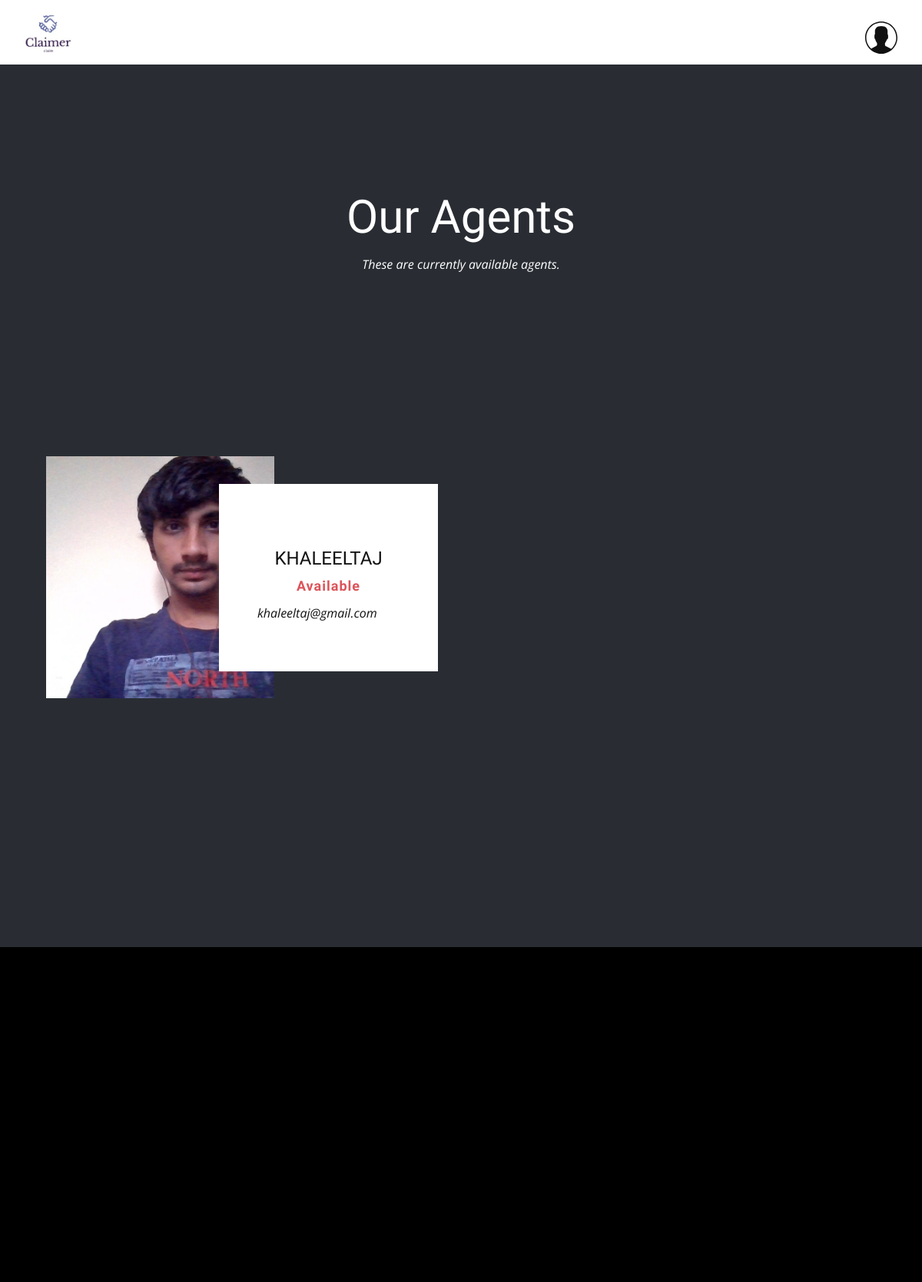
The app's page /claims/alist/ with its own data.
### claims/models.py (models this page shows)
class AgentUser(models.Model):
    user = models.OneToOneField(
        User, on_delete=models.CASCADE,primary_key = True)
    phone_number = PhoneNumberField(null=False,blank=False,default = None)
    is_available = models.BooleanField(default = False)

class User(AbstractUser):
    username = models.CharField(max_length=20, unique=True)
    is_agent = models.BooleanField(default=False)
    email = models.EmailField(unique=True)
    pic = models.ImageField(blank=True, null=True, upload_to='images/')
    socialauth = models.BooleanField(default = True)

### claims/views.py (the view)
# urls.py: path('alist/',AgentList.as_view(),name = 'alist'),
class AgentList(ListView):
    template_name = 'agentlist.html'
    queryset = AgentUser.objects.all()
    context_object_name = 'agents'

### templates/agentlist.html (shortened to what this page needs)
{% extends "base.html" %}
{% block content %}
{% load static %}
<section class="u-align-center u-clearfix u-palette-5-dark-3 u-section-5" id="carousel_44ee">
      <div class="u-clearfix u-sheet u-valign-middle-lg u-valign-middle-sm u-valign-middle-xl u-valign-middle-xs u-sheet-1">
        <h1 class="u-custom-font u-font-oswald u-text u-text-1">Our Agents</h1>
        <p class="u-text u-text-2">These are currently available agents.</p>
        <div class="u-expanded-width-xl u-expanded-width-xs u-list u-list-1">
          <div class="u-repeater u-repeater-1">
            {% for a in agents %}
            <div class="u-container-style u-list-item u-repeater-item">
              <div class="u-container-layout u-similar-container u-valign-middle-lg u-valign-middle-md u-valign-middle-xl u-container-layout-1">
                <img class="u-image u-image-1" src="{{a.user.pic.url}}">
                <div class="u-container-style u-group u-white u-group-1">
                  <div class="u-container-layout u-valign-middle u-container-layout-2">
                    <h4 class="u-align-center u-custom-font u-font-oswald u-text u-text-4"><a href="{% url 'claims:adetail' a.user %}">{{a.user}}</a></h4>
                    {% if a.is_available %}
                    <h6 class="u-align-center u-custom-font u-font-pt-sans u-text u-text-palette-2-base u-text-5">Available</h6>
                    {% else %}
                    <h6 class="u-align-center u-custom-font u-font-pt-sans u-text u-text-palette-2-base u-text-5">Not Available</h6>
                    {% endif %}
                    <p class="u-align-center u-text u-text-6" style = "padding-left: 30px">   {{a.user.email}}</p>
                  </div>
                </div>
              </div>
            </div>
          {% endfor %}
          </div>
        </div>
      </div>
    </section>
{% endblock content %}

### static/css/base.css (style rules this page uses)
.u-section-5 { background-image: none; }
.u-section-5 .u-sheet-1 { min-height: 1149px; }
.u-section-5 .u-text-1 { font-size: 3.75rem; width: 726px; margin: 60px auto 0; }
.u-section-5 .u-text-2 { font-style: italic; width: 548px; margin: 16px auto 0; }
.u-section-5 .u-list-1 { grid-template-rows: auto auto; margin: 20px auto 0 0; }
.u-section-5 .u-repeater-1 { grid-template-columns: 50% 50%; grid-gap: 0px 0px; min-height: 749px; }
.u-section-5 .u-container-layout-1 { padding: 30px; }
.u-section-5 .u-image-1 { width: 297px; height: 315px; margin: 0 auto 0 0; }
.u-section-5 .u-group-1 { width: 285px; min-height: 244px; background-image: none; margin: -279px 0 35px auto; }
.u-section-5 .u-container-layout-2 { padding: 40px 20px 20px; }
.u-section-5 .u-text-4 { text-transform: uppercase; margin: 0 auto; }
.u-section-5 .u-text-5 { font-weight: 700; letter-spacing: 1px; margin: 10px 0 0; }
.u-section-5 .u-text-6 { font-style: italic; margin: 12px auto 0 0; }

### records on screen
AgentUser: user.pic (picture), user "KHALEELTAJ", is_available "Available", user.email "khaleeltaj@gmail.com"
